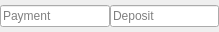
<?xml version="1.0" encoding="UTF-8"?>
<ui version="4.0">
 <class>CreditDebitEdit</class>
 <widget class="QWidget" name="CreditDebitEdit">
  <property name="geometry">
   <rect>
    <x>0</x>
    <y>0</y>
    <width>219</width>
    <height>32</height>
   </rect>
  </property>
  <property name="windowTitle">
   <string/>
  </property>
  <layout class="QHBoxLayout" name="horizontalLayout">
   <property name="spacing">
    <number>0</number>
   </property>
   <property name="leftMargin">
    <number>0</number>
   </property>
   <property name="topMargin">
    <number>0</number>
   </property>
   <property name="rightMargin">
    <number>0</number>
   </property>
   <property name="bottomMargin">
    <number>0</number>
   </property>
   <item>
    <widget class="AmountEdit" name="creditAmount">
     <property name="placeholderText">
      <string>Payment</string>
     </property>
    </widget>
   </item>
   <item>
    <widget class="AmountEdit" name="debitAmount">
     <property name="placeholderText">
      <string>Deposit</string>
     </property>
    </widget>
   </item>
  </layout>
 </widget>
 <customwidgets>
  <customwidget>
   <class>AmountEdit</class>
   <extends>QLineEdit</extends>
   <header>amountedit.h</header>
  </customwidget>
 </customwidgets>
 <resources/>
 <connections/>
</ui>
